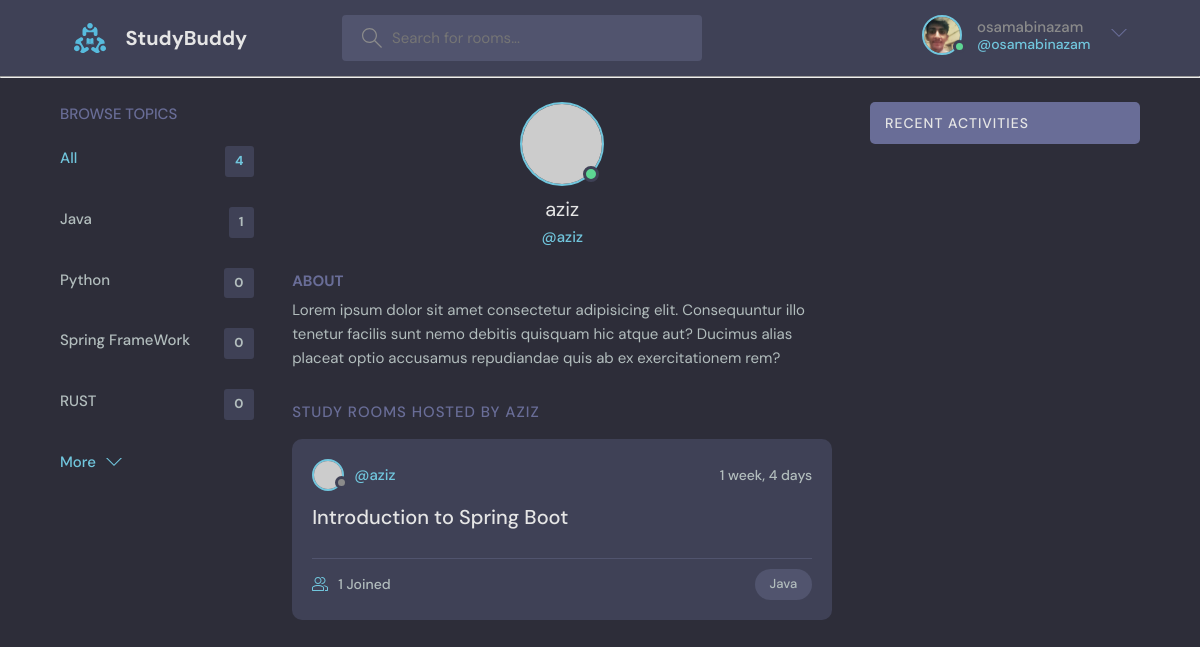
The app's page /profile/2/ (signed in) with its own data.
### base/models.py (models this page shows, shortened)
class Topic (models.Model):
        name = models.CharField(max_length=200)

class Room(models.Model ):
        host = models.ForeignKey(User, on_delete=models.SET_NULL , null=True)
        topic = models.ForeignKey(Topic, on_delete=models.SET_NULL , null=True)
        name = models.CharField(max_length=200)
        description = models.TextField(null=True, blank=True)
        participants = models.ManyToManyField(User, related_name='participants', blank=True)
        update=models.DateTimeField(auto_now=True)
        created = models.DateTimeField(auto_now_add=True)
        class Meta:
                ordering = ['-update', '-created']             # ordering in Descending Order

### base/views.py (the view)
# urls.py: path("profile/<str:pk>/", views.userProfile, name ="user-profile"),
def userProfile(request, pk):
    user = User.objects.get(id=pk)
    rooms = user.room_set.all()
    room_messages = user.message_set.all()
    topics = Topic.objects.all()
    context ={'user':user, 'rooms':rooms, 'room_messages':room_messages,'topics':topics}
    return render(request, 'base/profile_component.html' , context)

### base/templates/base/profile_component.html (shortened to what this page needs)
{% load static %}
{% include 'main.html' %}
{% block content %}
  <main class="profile-page layout layout--3">
    <div class="container">
      {% include 'base/topic_component.html' %}
      <div class="roomList">
        <div class="profile">
          <div class="profile__avatar">
            <div class="avatar avatar--large active">
              <img src="https://randomuser.me/api/portraits/men/11.jpg" />
            </div>
          </div>
          <div class="profile__info">
            <h3>{{user.username}}</h3>
            <p>@{{user.username}}</p>
          </div>
          <div class="profile__about">
            <h3>About</h3>
            <p>
              Lorem ipsum dolor sit amet consectetur adipisicing elit. Consequuntur illo tenetur
              facilis sunt nemo debitis quisquam hic atque aut? Ducimus alias placeat optio
              accusamus repudiandae quis ab ex exercitationem rem?
            </p>
          </div>
        </div>
        <div class="roomList__header">
          <div>
            <h2>Study Rooms Hosted by {{user.username}}</a>
            </h2>
          </div>
        </div>
        {% include 'base/feed_component.html' %}
      </div>
       {% include 'base/activity_component.html' %}
    </div>
  </main>
{%endblock content%}

### templates/navbar.html (shortened to what this page needs)
{% load static %}
<header class="header header--loggedIn">
    <div class="container">
      <a href="{% url 'home' %}" class="header__logo">
        <img src=" {% static 'images/logo.svg'%} " />
        <h1>StudyBuddy</h1>
      </a>
      <form class="header__search" method="GET" action="{% url 'home'%}">
        <label>
          <input type="text" name="q" placeholder="Search for rooms..." />
        </label>
      </form>
      <nav class="header__menu">
        {% if request.user.is_authenticated %}
        <div class="header__user">
          <a href="{% url 'update-user' %}">
            <div class="avatar avatar--medium active">
              <img src=" {% static 'images/Osamasprofile.jpg' %} " />
            </div>
            <p>{{request.user.username}} <span>@{{request.user.username}}</span></p>
          </a>
          <button class="dropdown-button">
            <svg version="1.1" xmlns="http://www.w3.org/2000/svg" width="32" height="32" viewBox="0 0 32 32">
              <title>chevron-down</title>
              <path d="M16 21l-13-13h-3l16 16 16-16h-3l-13 13z"></path>
            </svg>
          </button>
        </div>
        {% else %}
         <a href="{% url 'login' %}">
          <img src="{% static '/images/avatar.svg' %}" />
          <p>Login</p>
        </a>
        {% endif %}
      </nav>
    </div>
  </header>
    <hr>

### base/templates/base/topic_component.html
<div class="topics">
    <div class="topics__header">
      <h2>Browse Topics</h2>
    </div>
    <ul class="topics__list">
      <li>
        <a href="{% url 'home' %}" class="active">All <span>{{topics.count}}</span></a>
      </li>
      {% for topic in topics %}
      <li>
        <a href="{% url 'home'%}?q={{topic.name}}">{{topic.name}} <span>{{topic.room_set.all.count}}</span></a>
      </li>
      {% endfor %}
    </ul>
    <a class="btn btn--link" href="topics.html">
      More
      <svg version="1.1" xmlns="http://www.w3.org/2000/svg" width="32" height="32" viewBox="0 0 32 32">
        <title>chevron-down</title>
        <path d="M16 21l-13-13h-3l16 16 16-16h-3l-13 13z"></path>
      </svg>
    </a>
  </div>

### base/templates/base/feed_component.html (shortened to what this page needs)
{% load static %}
{% for room in rooms %}
<div class="roomListRoom">
    <div class="roomListRoom__header">
      <a href="{% url 'user-profile' room.host.id  %}" class="roomListRoom__author">
        <div class="avatar avatar--small">
          <img src="https://randomuser.me/api/portraits/women/11.jpg" />
        </div>
        <span>@{{room.host.username}}</span>
      </a>
      <div class="roomListRoom__actions">
        <span>{{room.created|timesince}}</span>
      </div>
    </div>
    <div class="roomListRoom__content">
      <a href="{% url 'room' room.id %}">{{room.name}}</a>
    </div>
    <div class="roomListRoom__meta">
      <a href="{% url 'room' room.id %}" class="roomListRoom__joined">
        {{room.participants.all.count}} Joined
      </a>
      <p class="roomListRoom__topic">{{room.topic.name}}</p>
    </div>
  </div>
{% endfor %}

### records on screen
Topic: name "Java", room_set.all.count "1"
Topic: name "Python", room_set.all.count "0"
Topic: name "Spring FrameWork", room_set.all.count "0"
Topic: name "RUST", room_set.all.count "0"
Room: host.username "aziz", created "1 week, 4 days", name "Introduction to Spring Boot", participants.all.count "1", topic.name "Java"

### other values on screen
{{ request.user.username }} "osamabinazam"
{{ topics.count }} "4"
{{ user.username }} "aziz"
{{ user.username }} "AZIZ"
